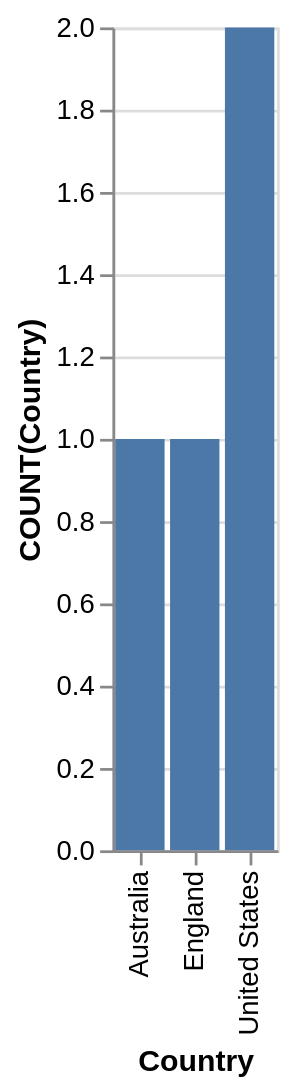

Describe this chart as a Vega-Lite specification.
### Vega-Lite specification from a JSON file in a GitHub repository (floating-point values rounded to 4 significant figures)
{"data": {"values": [{"x_data": "Australia", "y_data": 1}, {"x_data": "England", "y_data": 1}, {"x_data": "United States", "y_data": 2}]}, "mark": "bar", "encoding": {"x": {"field": "x_data", "type": "nominal", "title": "Country", "sort": "ascending"}, "y": {"field": "y_data", "type": "quantitative", "title": "COUNT(Country)"}}}
